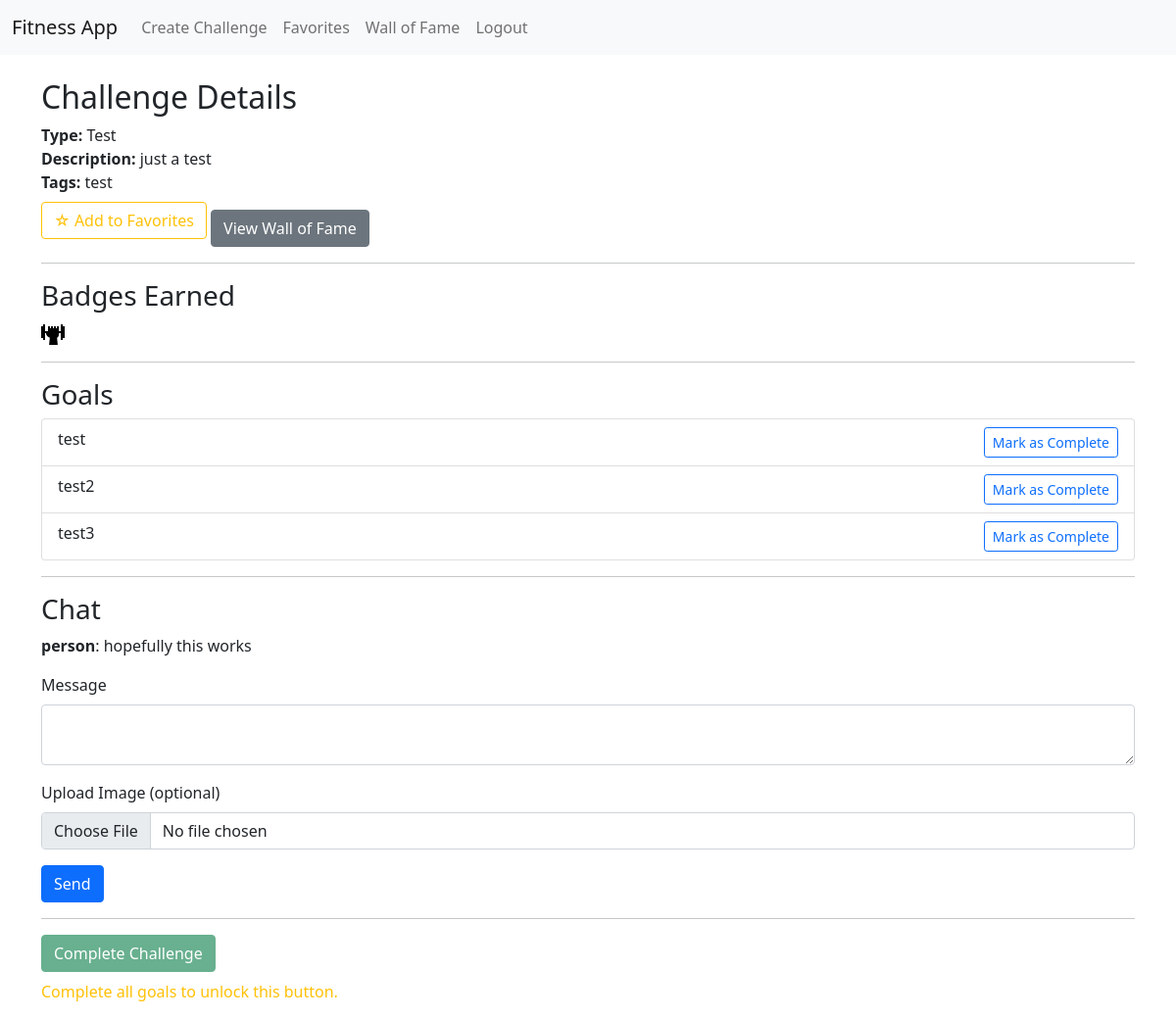
The app's page /3 (signed in) with its own data.
### models.py (models this page shows)
class Challenge(db.Model):
    id = db.Column(db.Integer, primary_key=True)
    user_id = db.Column(db.Integer, db.ForeignKey('user.id'), nullable=True)
    challenge_type = db.Column(db.String(80), nullable=False)
    image = db.Column(db.String(200), nullable=True)
    description = db.Column(db.Text, nullable=False)
    tags = db.Column(db.String(200), nullable=True)
    created_at = db.Column(db.DateTime, default=func.now())
    goals = db.relationship('Goal', backref='challenge', lazy=True, cascade="all, delete-orphan")
    badges = db.relationship('ChallengeBadge', backref='challenge', lazy=True, cascade="all, delete-orphan")
    chat_messages = db.relationship('ChatMessage', backref='challenge', lazy=True, cascade="all, delete-orphan")
    statuses = db.relationship('UserChallengeStatus', backref='challenge', lazy=True, cascade="all, delete-orphan")
    completions = db.relationship('CompletedChallenge', backref='challenge', lazy=True, cascade="all, delete-orphan")
    favorites = db.relationship('Favorite', backref='challenge', lazy=True, cascade="all, delete-orphan")

class ChallengeBadge(db.Model):
    id = db.Column(db.Integer, primary_key=True)
    challenge_id = db.Column(db.Integer, db.ForeignKey('challenge.id'), nullable=False)
    badge = db.Column(db.String(80), nullable=False)

class Goal(db.Model):
    id = db.Column(db.Integer, primary_key=True)
    challenge_id = db.Column(db.Integer, db.ForeignKey('challenge.id'), nullable=False)
    goal_text = db.Column(db.Text, nullable=False)

class ChatMessage(db.Model):
    id = db.Column(db.Integer, primary_key=True)
    challenge_id = db.Column(db.Integer, db.ForeignKey('challenge.id'), nullable=False)
    user_id = db.Column(db.Integer, db.ForeignKey('user.id'), nullable=False)
    message = db.Column(db.Text, nullable=True)
    image = db.Column(db.String(200), nullable=True)
    timestamp = db.Column(db.DateTime, default=func.now())

class User(db.Model):
    id = db.Column(db.Integer, primary_key=True)
    username = db.Column(db.String(80), unique=True, nullable=False)
    email = db.Column(db.String(120), nullable=False)
    password = db.Column(db.String(128), nullable=False)
    challenges = db.relationship('Challenge', backref='creator', lazy=True)
    chat_messages = db.relationship('ChatMessage', backref='user', lazy=True)
    statuses = db.relationship('UserChallengeStatus', backref='user', lazy=True)
    completed_challenges = db.relationship('CompletedChallenge', backref='user', lazy=True)
    favorites = db.relationship('Favorite', backref='user', lazy=True)

### routes/challenge_routes.py (the view)
@challenge_bp.route('/<int:challenge_id>', methods=['GET'])
def challenge(challenge_id):
    challenge_obj = Challenge.query.get(challenge_id)
    if not challenge_obj:
        flash('Challenge not found.')
        return redirect(url_for('challenge_bp.index'))
    goals = Goal.query.filter_by(challenge_id=challenge_id).all()
    chat_messages = ChatMessage.query.filter_by(challenge_id=challenge_id).order_by(ChatMessage.timestamp.asc()).all()
    completed_goal_ids = []
    if session.get('user_id'):
        statuses = UserChallengeStatus.query.filter_by(
            user_id=session['user_id'],
            challenge_id=challenge_id,
            is_complete=True
        ).all()
        completed_goal_ids = [status.goal_id for status in statuses]
    is_completed = False
    if session.get('user_id'):
        if CompletedChallenge.query.filter_by(user_id=session['user_id'], challenge_id=challenge_id).first():
            is_completed = True
    chat_form = ChatForm()
    return render_template('challenge.html',
                           challenge=challenge_obj,
                           goals=goals,
                           chat_messages=chat_messages,
                           completed_goal_ids=completed_goal_ids,
                           is_completed=is_completed,
                           chat_form=chat_form)

### forms.py
class ChatForm(FlaskForm):
    message = TextAreaField('Message', validators=[DataRequired()])
    chat_image = FileField('Upload Image (optional)')
    submit = SubmitField('Send')

### templates/challenge.html (shortened to what this page needs)
{% extends "layout.html" %}
{% block content %}
  <h2>Challenge Details</h2>
  <div>
    <strong>Type:</strong> {{ challenge.challenge_type }}<br>
    <strong>Description:</strong> {{ challenge.description }}<br>
    <strong>Tags:</strong> {{ challenge.tags }}<br>
  </div>
  {% if session.get('user_id') %}
    {% set is_favorited = challenge in session.get('favorites', []) %}
    <form method="post" action="{{ url_for('challenge_bp.add_to_favorites', challenge_id=challenge.id) }}" style="display: inline;">
        <button type="submit" class="btn btn-outline-warning">
            {% if is_favorited %}
                ★ Unfavorite
            {% else %}
                ☆ Add to Favorites
            {% endif %}
        </button>
    </form>
    <a href="{{ url_for('challenge_bp.wall_of_fame', challenge_id=challenge.id) }}" class="btn btn-secondary mt-3">
      View Wall of Fame
    </a>
  {% endif %}
  {% if challenge.badges|length > 0 %}
    <hr>
    <h3>Badges Earned</h3>
    <div>
      {% for badge in challenge.badges %}
        <img src="{{ url_for('static', filename='badges/' ~ badge.badge) }}" alt="{{ badge.badge }}" style="max-height:50px; margin-right:10px;">
      {% endfor %}
    </div>
  {% endif %}
  <hr>
  <h3>Goals</h3>
  <ul class="list-group">
    {% for goal in goals %}
      <li class="list-group-item">
        {{ goal.goal_text }}
        {% if goal.id in completed_goal_ids %}
          <span class="badge bg-success">Completed</span>
        {% else %}
          {% if session.get('user_id') %}
            <a href="{{ url_for('challenge_bp.complete_goal', challenge_id=challenge.id, goal_id=goal.id) }}"
               class="btn btn-sm btn-outline-primary float-end">Mark as Complete</a>
          {% endif %}
        {% endif %}
      </li>
    {% endfor %}
  </ul>
  <hr>
  <h3>Chat</h3>
  <div>
    {% for msg in chat_messages %}
      <div class="mb-2">
        <strong>{{ msg.user.username }}</strong>: {{ msg.message }}
      </div>
    {% endfor %}
  </div>
  {% if session.get('user_id') %}
    <form method="post" action="{{ url_for('challenge_bp.chat', challenge_id=challenge.id) }}" enctype="multipart/form-data" class="mt-3">
      <div class="mb-3">
        {{ chat_form.message.label(class="form-label") }}
        {{ chat_form.message(class="form-control") }}
      </div>
      <div class="mb-3">
        {{ chat_form.chat_image.label(class="form-label") }}
        {{ chat_form.chat_image(class="form-control") }}
      </div>
      {{ chat_form.submit(class="btn btn-primary") }}
    </form>
  {% else %}
    <p>Please log in to participate in chat.</p>
  {% endif %}
  <hr>
  {% if session.get('user_id') %}
    {% if not is_completed %}
      <form method="post" action="{{ url_for('challenge_bp.complete_challenge', challenge_id=challenge.id) }}">
        <button type="submit" class="btn btn-success"
            {% if goals|length != completed_goal_ids|length %} disabled {% endif %}>
            Complete Challenge
        </button>
      </form>
      {% if goals|length != completed_goal_ids|length %}
          <p class="text-warning mt-2">Complete all goals to unlock this button.</p>
      {% endif %}
    {% else %}
      <p class="text-success">Challenge Completed!</p>
    {% endif %}
  {% else %}
    <p>Please log in to complete the challenge.</p>
  {% endif %}
{% endblock %}

### records on screen
Challenge: challenge_type "Test", description "just a test", tags "test"
ChallengeBadge: badge (picture)
Goal: goal_text "test"
Goal: goal_text "test2"
Goal: goal_text "test3"
ChatMessage: user.username "person", message "hopefully this works"

### other values on screen
{{ chat_form.message.label(class="form-label") }} "Message"
{{ chat_form.chat_image.label(class="form-label") }} "Upload Image (optional)"
